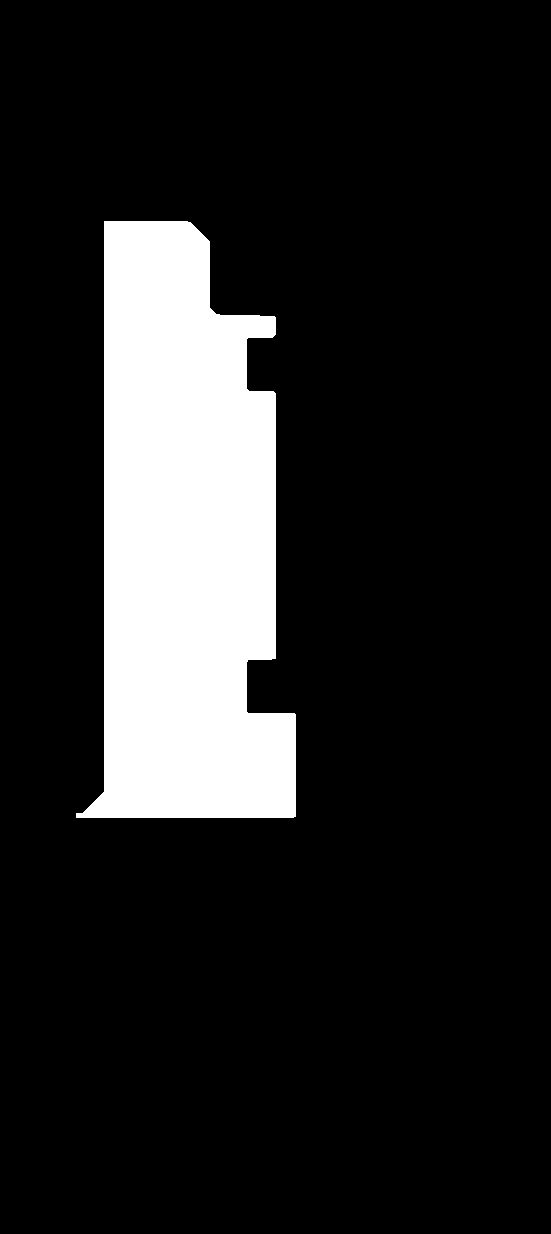
#> input picture GitProjects/Drawing2Cad/data/golden/debug/example1_art_core.png, 551 x 1234 px
$ python -i view_detect.py   (imports and definitions only)   (older library calls are emulated)
#> lines starting #> are read from the running program, lines starting #| are printed output that depends on the picture; after the words box and inside, x2 and y2 are one past the last pixel; in counts of white or black regions, pixels touching at a corner belong together
# src/pipeline/view_detect.py
# Axis detection ensemble + debug artifacts

from __future__ import annotations
import cv2
import numpy as np
from typing import Tuple, Optional, Dict, Any

# ----------------- binarization & utilities -----------------

def _binarize_inv(gray: np.ndarray) -> np.ndarray:
    # Ink (dark) -> 255
    return cv2.threshold(gray, 0, 255, cv2.THRESH_BINARY_INV + cv2.THRESH_OTSU)[1]

def _strip_page_border(bw: np.ndarray, margin_ratio: float = 0.02) -> np.ndarray:
    h, w = bw.shape
    m = int(round(min(h, w) * margin_ratio))
    bw[:m, :] = 0; bw[-m:, :] = 0; bw[:, :m] = 0; bw[:, -m:] = 0
    return bw

# [22 lines left out: functions _remove_border_touching, _mad_keep, not called in this run]

# ----------------- section view localization -----------------

def locate_section_view(img: np.ndarray) -> Tuple[np.ndarray, Tuple[int,int,int,int]]:
    """Prefer the band with section hatching; return crop and (x0,y0,x1,y1)."""
    h, w = img.shape[:2]
    gray = cv2.cvtColor(img, cv2.COLOR_BGR2GRAY)
    bw = _binarize_inv(gray)
    bw = _strip_page_border(bw)
    bw = cv2.morphologyEx(bw, cv2.MORPH_OPEN, np.ones((1,3), np.uint8), 1)

    thirds = np.array_split(bw, 3, axis=1)
    sums_fg = [int(t.sum()) for t in thirds]

    gx = cv2.Sobel(bw, cv2.CV_32F, 1, 0, ksize=3)
    gy = cv2.Sobel(bw, cv2.CV_32F, 0, 1, ksize=3)
    diag45  = np.maximum(0, gx + gy)
    diag135 = np.maximum(0, gx - gy)
    hatch_energy = cv2.GaussianBlur(diag45 + diag135, (0,0), 1.0)
    thirds_h = np.array_split(hatch_energy, 3, axis=1)
    sums_h = [float(t.sum()) for t in thirds_h]

    scores = [0.4*s_fg + 0.6*s_h for s_fg, s_h in zip(sums_fg, sums_h)]
    best = int(np.argmax(scores))
    s_sorted = sorted(scores, reverse=True)
    decisive = (s_sorted[0] > 1.2 * s_sorted[1]) if len(s_sorted) > 1 else True

    if decisive:
        x0 = [0, w//3, 2*w//3][best]
        x1 = [w//3, 2*w//3, w][best]
        return img[:, x0:x1], (x0, 0, x1, h)
    else:
        return img, (0, 0, w, h)

# ----------------- filled part mask -----------------

# [605 lines left out: functions _filled_part_mask, _axis_mirror_correlation, _axis_parallel_pair, _axis_symmetry, _axis_medial, _axis_bbox_center and 4 more, not called in this run]

>>> import cv2
>>> picture = cv2.imread('../../data/golden/debug/example1_art_core.png')
#> picture is the input picture: shape (1234, 551, 3); 14.1% white; 1 white region, box (x1, y1, x2, y2) and area: (76, 221, 296, 818) 95670
>>> result = locate_section_view(picture)
#> in _strip_page_border, `bw[:, -m:] = 0`:
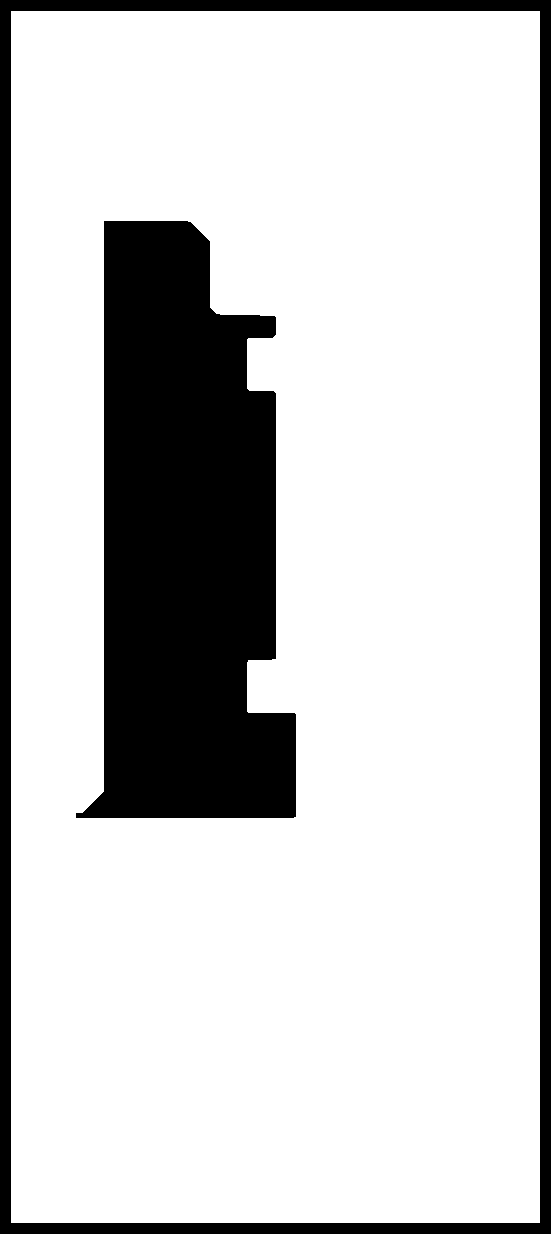
#> bw: shape (1234, 551); 80.2% white; 2 black regions, box (x1, y1, x2, y2) and area: (76, 221, 296, 818) 95670, (0, 0, 551, 1234) 38786
#> in locate_section_view, `thirds = np.array_split(bw, 3, axis=1)`: thirds = 3 items
#> in locate_section_view, `sums_fg = [int(t.sum()) for t in thirds]`: sums_fg = [41193975, 44744595, 53158320]
#> in locate_section_view, `gx = cv2.Sobel(bw, cv2.CV_32F, 1, 0, ksize=3)`:
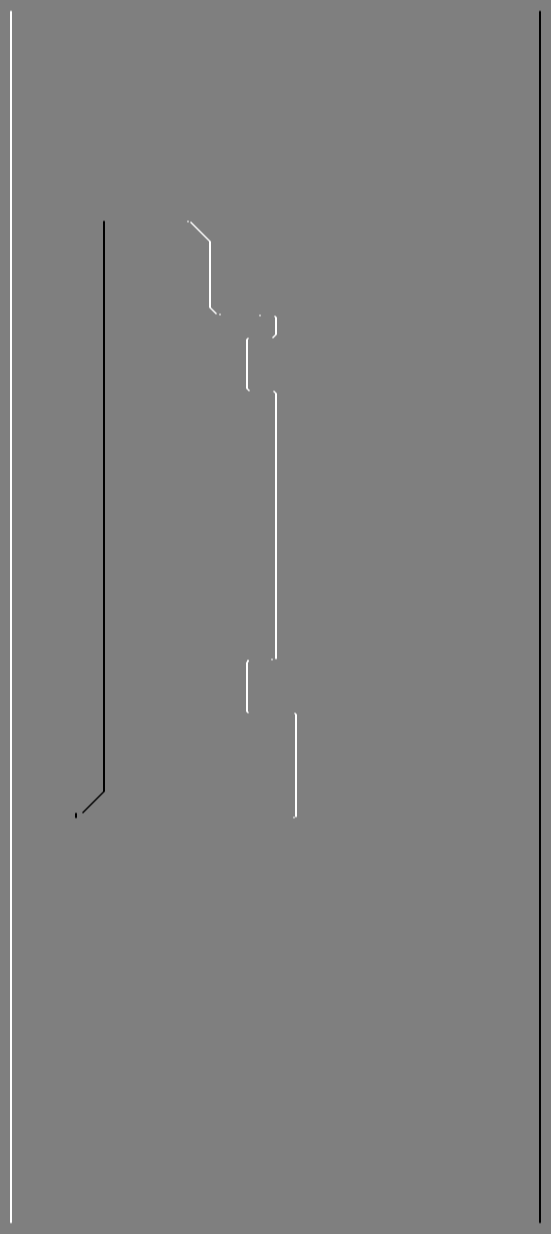
#> gx: shape (1234, 551) float32; min -1020, max 1020, mean 0; drawn with min black and max white
#> in locate_section_view, `gy = cv2.Sobel(bw, cv2.CV_32F, 0, 1, ksize=3)`:
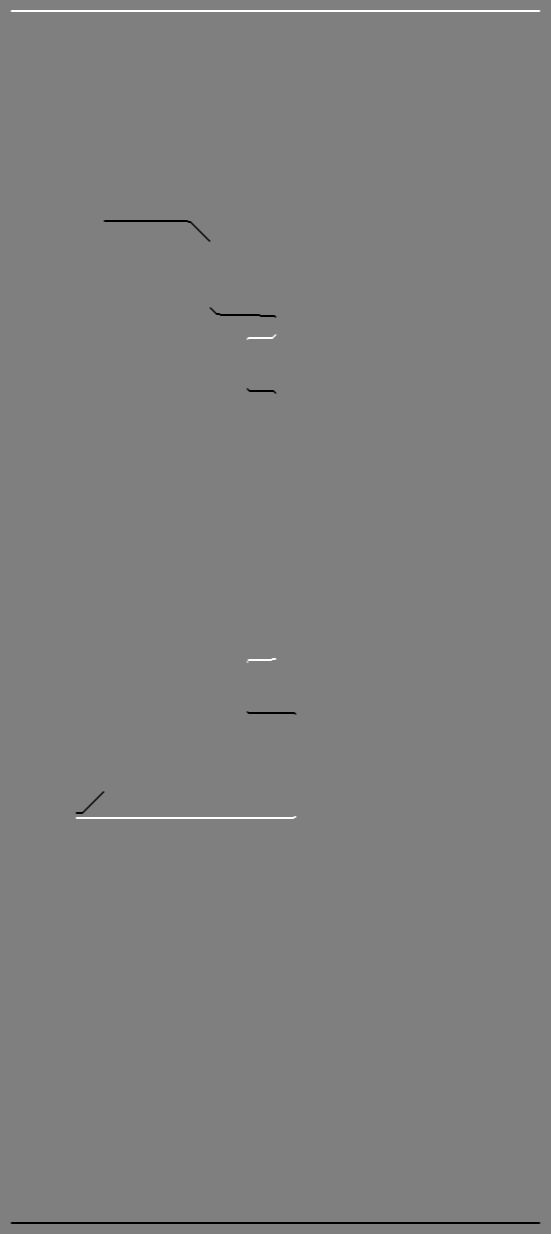
#> gy: shape (1234, 551) float32; min -1020, max 1020, mean 0; drawn with min black and max white
#> in locate_section_view, `diag45  = np.maximum(0, gx + gy)`:
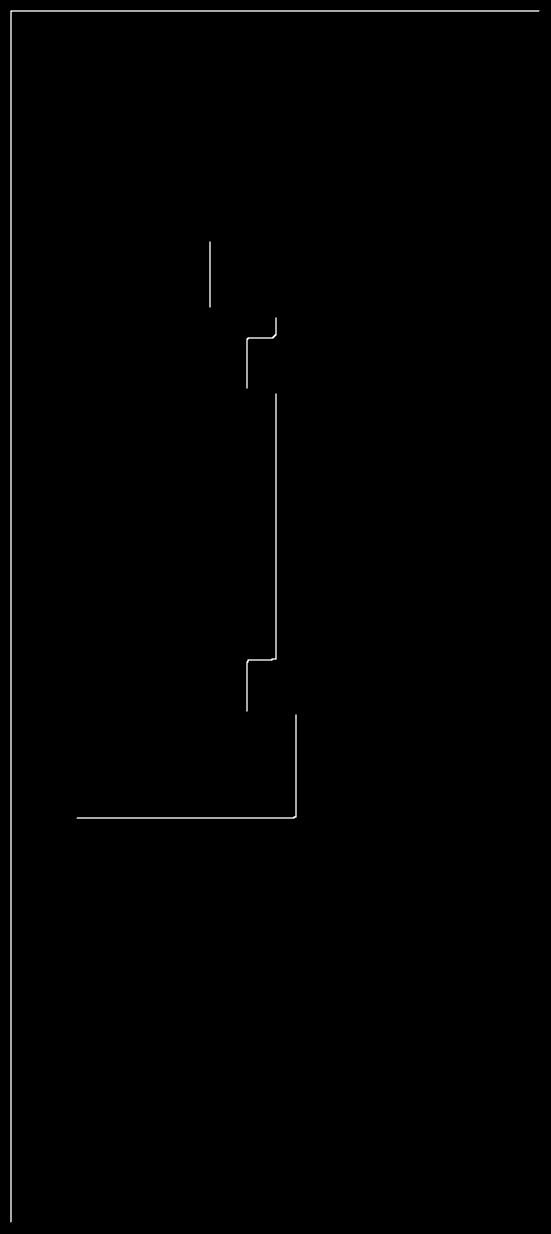
#> diag45: shape (1234, 551) float32; min 0, max 1530, mean 7.7; drawn with min black and max white
#> in locate_section_view, `hatch_energy = cv2.GaussianBlur(diag45 + diag135, (0,0), 1.0)`:
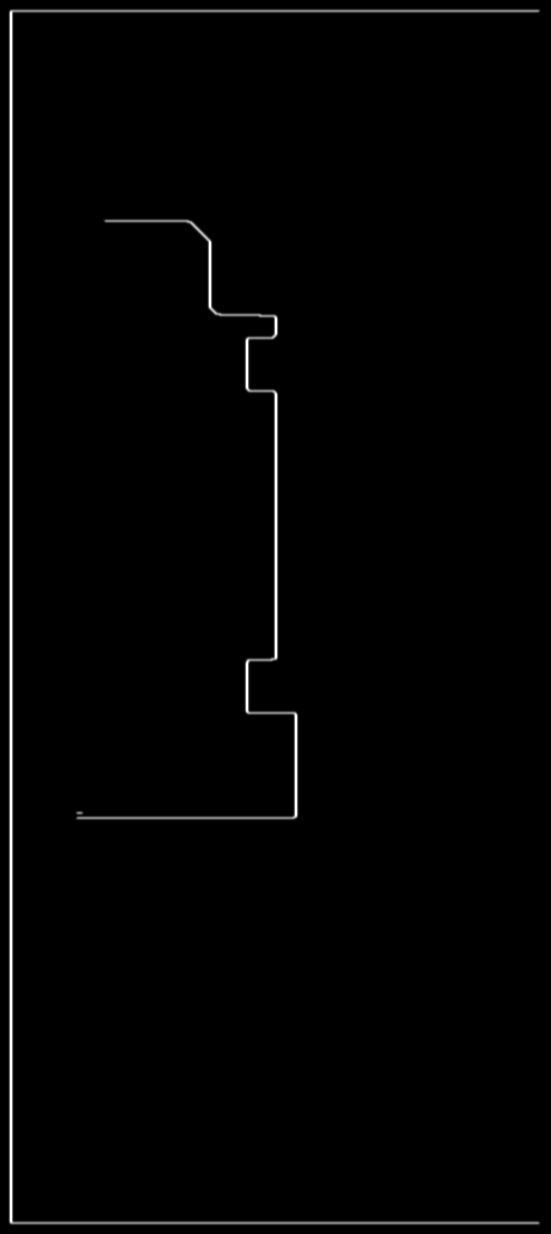
#> hatch_energy: shape (1234, 551) float32; min 0, max 1307.5, mean 15.5; drawn with min black and max white
#> in locate_section_view, `thirds_h = np.array_split(hatch_energy, 3, axis=1)`: thirds_h = 3 items
#> in locate_section_view, `sums_h = [float(t.sum()) for t in thirds_h]`: sums_h = [6039930.5, 3780630, 698700]
#> in locate_section_view, `scores = [0.4*s_fg + 0.6*s_h for s_fg, s_h in zip(sums_fg, sums_h)]`: scores = [20101548.3, 20166216, 21682548]
#> in locate_section_view, `best = int(np.argmax(scores))`: best = 2
#> in locate_section_view, `s_sorted = sorted(scores, reverse=True)`: s_sorted = [21682548, 20166216, 20101548.3]
#> in locate_section_view, `decisive = (s_sorted[0] > 1.2 * s_sorted[1]) if len(s_sorted) > 1 else..`: decisive = False
